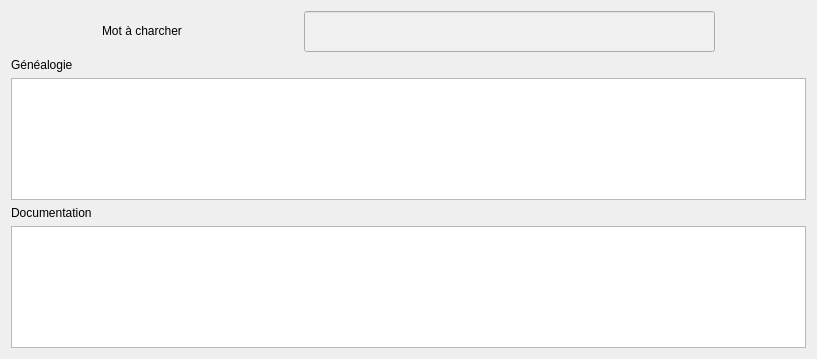
<?xml version="1.0" encoding="UTF-8"?>
<ui version="4.0">
 <class>desRechercheCatalogue</class>
 <widget class="QDialog" name="desRechercheCatalogue">
  <property name="geometry">
   <rect>
    <x>0</x>
    <y>0</y>
    <width>817</width>
    <height>359</height>
   </rect>
  </property>
  <property name="windowTitle">
   <string>Rechercher dans le Catalogue</string>
  </property>
  <layout class="QVBoxLayout" name="verticalLayout">
   <item>
    <layout class="QHBoxLayout" name="horizontalLayout">
     <item>
      <widget class="QLabel" name="label">
       <property name="minimumSize">
        <size>
         <width>105</width>
         <height>0</height>
        </size>
       </property>
       <property name="maximumSize">
        <size>
         <width>105</width>
         <height>22</height>
        </size>
       </property>
       <property name="text">
        <string>Mot à charcher</string>
       </property>
      </widget>
     </item>
     <item>
      <widget class="QLineEdit" name="LERecherche">
       <property name="sizePolicy">
        <sizepolicy hsizetype="Maximum" vsizetype="Expanding">
         <horstretch>0</horstretch>
         <verstretch>0</verstretch>
        </sizepolicy>
       </property>
       <property name="minimumSize">
        <size>
         <width>411</width>
         <height>41</height>
        </size>
       </property>
       <property name="styleSheet">
        <string notr="true">background:rgb(240,240,240)</string>
       </property>
      </widget>
     </item>
    </layout>
   </item>
   <item>
    <widget class="QLabel" name="label_4">
     <property name="text">
      <string>Généalogie</string>
     </property>
    </widget>
   </item>
   <item>
    <widget class="QPlainTextEdit" name="teGenea">
     <property name="minimumSize">
      <size>
       <width>419</width>
       <height>91</height>
      </size>
     </property>
     <property name="plainText">
      <string/>
     </property>
    </widget>
   </item>
   <item>
    <layout class="QVBoxLayout" name="verticalLayout_3">
     <item>
      <widget class="QLabel" name="label_3">
       <property name="text">
        <string>Documentation</string>
       </property>
      </widget>
     </item>
     <item>
      <widget class="QPlainTextEdit" name="teDoc">
       <property name="minimumSize">
        <size>
         <width>419</width>
         <height>101</height>
        </size>
       </property>
       <property name="plainText">
        <string/>
       </property>
      </widget>
     </item>
    </layout>
   </item>
  </layout>
 </widget>
 <resources/>
 <connections/>
</ui>
